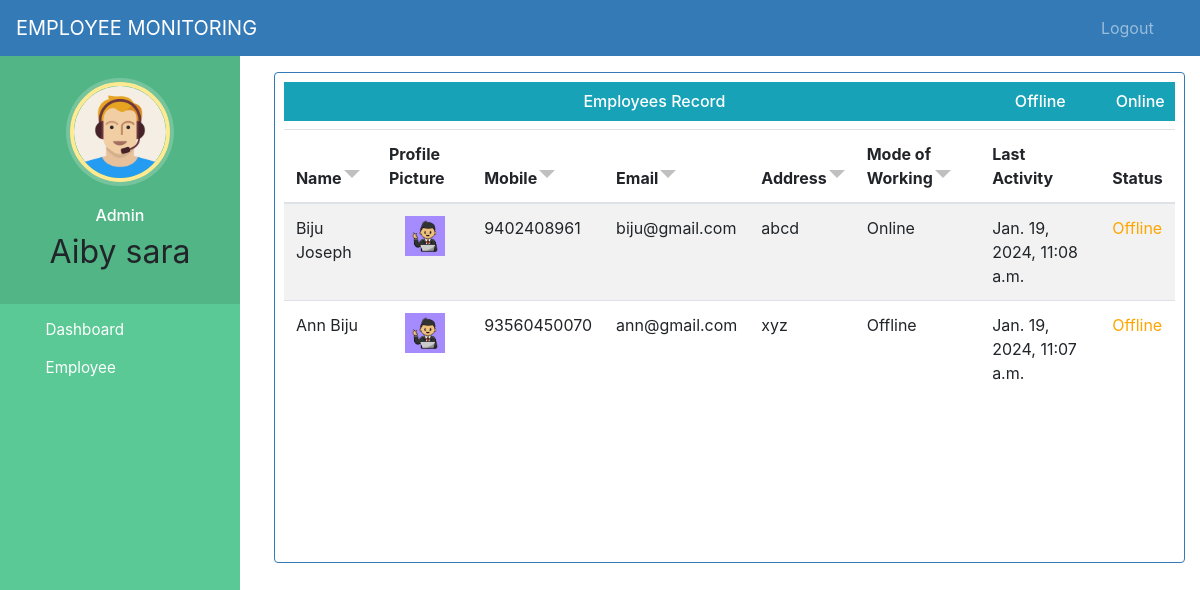
/admin-view (signed in), run on an earlier commit of the app's database.
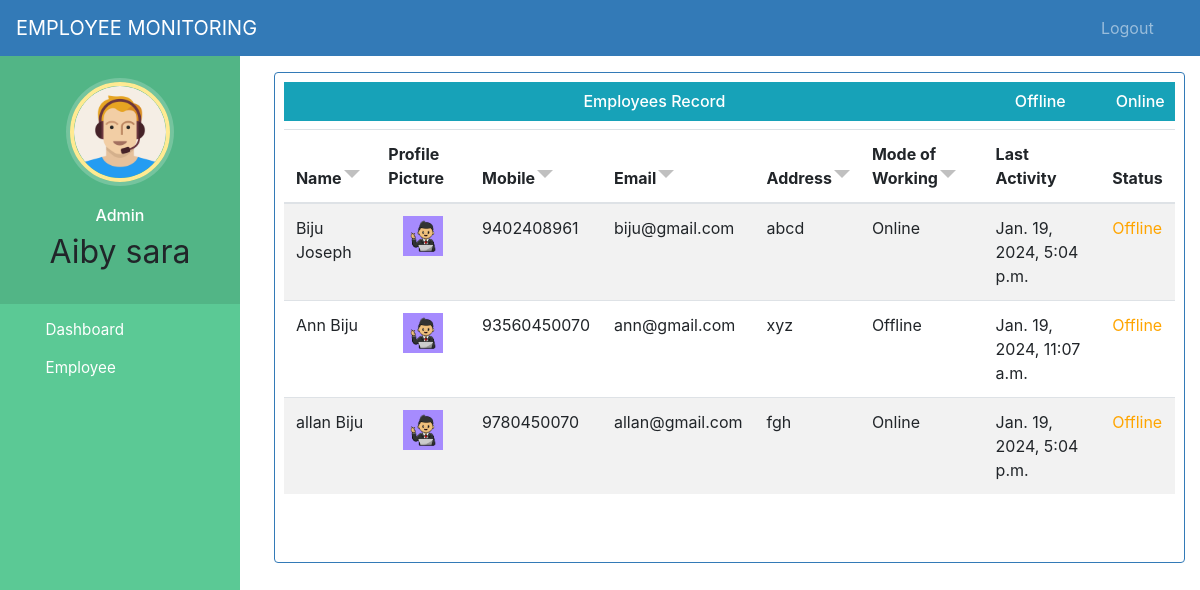
And on a later commit of the database.
### employee/models.py (models this page shows, shortened)
class Employee(models.Model):
    user = models.OneToOneField(User, on_delete=models.CASCADE)
    profile_pic = models.ImageField(upload_to='profile_pic/EmployeeProfilePic/', null=True, blank=True)
    mode = models.CharField(max_length=128, choices=mode_status, default='Offline')
    address = models.CharField(max_length=128)
    mobile = models.CharField(max_length=12, null=True)
    email = models.EmailField(max_length=128, null=True)
    status = models.BooleanField(default=False)
    last_activity = models.DateTimeField(null=True, blank=True)
    @property
    def get_name(self):
        return self.user.first_name + " " + self.user.last_name

### employee/views.py (the view)
# urls.py: path('admin-view', views.admin_view, name='admin-view'),
@login_required(login_url='userlogin')
@user_passes_test(is_admin)
def admin_view(request):
    employees = models.Employee.objects.all().filter(status=True)
    a = timezone.now()
    ist_time = a.astimezone(timezone.get_current_timezone())
    new_time = ist_time - timezone.timedelta(minutes=3)
    return render(request, 'employeee_status.html', {'employees': employees,'a':new_time})

### employee/views.py (called while the page is built)
def is_admin(user):
    return user.groups.filter(name='ADMIN').exists()

### templates/employeee_status.html (shortened to what this page needs)
{% extends 'admin_base.html' %}
{% block content %}
{%load static%}
  <link rel="stylesheet" href="{% static 'css/sort.css' %}">
<br><br><br>
{% include 'messages.html' %}
<div class="container">
  <div class="bor">
    <div class="tableFixHead">
      <h6 class="bg-info" style="padding:10px; text-align:center;">Employees Record
         <a style="float:right; text-decoration: none; color:white" href="/employee-status-online">Online</a>
        <a style="float:right; margin-right:50px; text-decoration: none; color:white" href="/employee-status-offline">Offline</a>
      </h6>
       <table class="table table-striped" id="myTable">
      <thead>
        <tr>
          <th onclick="sortTable(0)" class="headerSortDown">Name</th>
          <th>Profile Picture</th>
          <th onclick="sortTable(0)" class="headerSortDown">Mobile</th>
          <th onclick="sortTable(0)" class="headerSortDown">Email</th>
          <th onclick="sortTable(0)" class="headerSortDown">Address</th>
          <th onclick="sortTable(0)" class="headerSortDown">Mode of Working</th>
          <th>Last Activity</th>
          <th>Status</th>
        </tr>
      </thead>
      {% for e in employees %}
      <tr>
        <td> {{e.get_name}}</td>
        <td> <center>
          {% if e.profile_pic %}
          <img src="{{ e.profile_pic.url }}" alt="Profile Pic missing" height="40px" width="40px" />
          {% else %}
          No Profile Pic
          {% endif %}
        </center></td>
        <td>{{e.mobile}}</td>
        <td>{{e.email}}</td>
        <td>{{e.address}}</td>
        <td>{{e.mode}}</td>
        <td>{{e.last_activity}}</td>
        <td>
          {% if e.last_activity > a %}
            <p style="color:Green">Online</p>
          {% elif e.last_activity == None %}
            <p style="color:red">Not Logged in</p>
          {% elif e.last_activity < a %}
            <p style="color:Orange">Offline</p>
          {% endif %}
        </td>
      </tr>
      {% endfor %}
    </table>
  </div>
</div>
  </div>
{% endblock content %}

What changed in the data, as far as the page shows it:
changed Employee "biju@gmail.com": last_activity "Jan. 19, 2024, 11:08 a.m." → "Jan. 19, 2024, 5:04 p.m."
added Employee: get_name "allan Biju", profile_pic (picture), mobile "9780450070", email "allan@gmail.com", address "fgh", mode "Online", last_activity "Jan. 19, 2024, 5:04 p.m.", shows "Offline"
